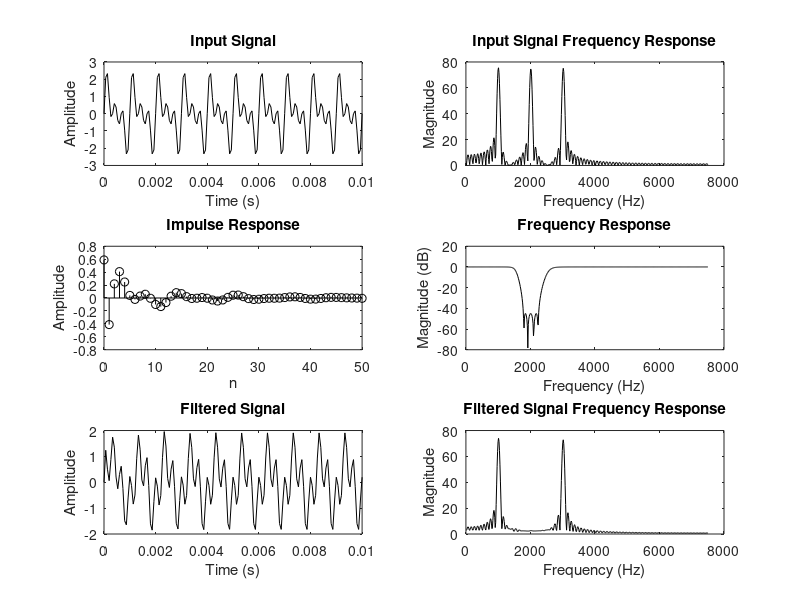

This figure's MATLAB source: (Note: this script raises an error after producing the figure.)
clc; clear; close all;

F1 = 1000; F2 = 2000; F3 = 3000;
Fsamp = 15000;
t = 0:1/Fsamp:0.01;

x = sin(2*pi*F1*t) + sin(2*pi*F2*t) + sin(2*pi*F3*t);

fft_ord = 1024;
x_fft = fft(x, fft_ord);

Fp = [1500 2600]; 
Fs = [1800 2200]; 
ap = 2.5; 
as = 45;

wp = 2 * Fp / Fsamp;
ws = 2 * Fs / Fsamp;

n_range = 0:50; 
fr = (1:fft_ord/2) * Fsamp / fft_ord;

%Chebyshev Type II Bandstop
[N2, wn2] = cheb2ord(wp, ws, ap, as);
[b2, a2] = cheby2(N2, as, wn2, "stop");

h2 = impz(b2, a2, length(n_range));
h_freq2 = freqz(b2, a2, fft_ord/2);
y2 = filter(b2, a2, x);
y_fft2 = fft(y2, fft_ord);

figure;
subplot(3,2,1); plot(t, x, 'k'); title('Input Signal'); xlabel('Time (s)'); ylabel('Amplitude');
subplot(3,2,2); plot(fr, abs(x_fft(1:fft_ord/2)), 'k'); title('Input Signal Frequency Response'); xlabel('Frequency (Hz)'); ylabel('Magnitude');
subplot(3,2,3); stem(n_range, h2, 'k'); title('Impulse Response'); xlabel('n'); ylabel('Amplitude');
subplot(3,2,4); plot(fr, 20*log10(abs(h_freq2)), 'k'); title('Frequency Response'); xlabel('Frequency (Hz)'); ylabel('Magnitude (dB)');
subplot(3,2,5); plot(t, y2, 'k'); title('Filtered Signal'); xlabel('Time (s)'); ylabel('Amplitude');
subplot(3,2,6); plot(fr, abs(y_fft2(1:fft_ord/2)), 'k'); title('Filtered Signal Frequency Response'); xlabel('Frequency (Hz)'); ylabel('Magnitude');
sgtitle('CHEBYSHEV TYPE 2 BAND STOP FILTER (DIRECT METHOD)');
saveas(gcf, 'chebyshev2_bandstop.png');
